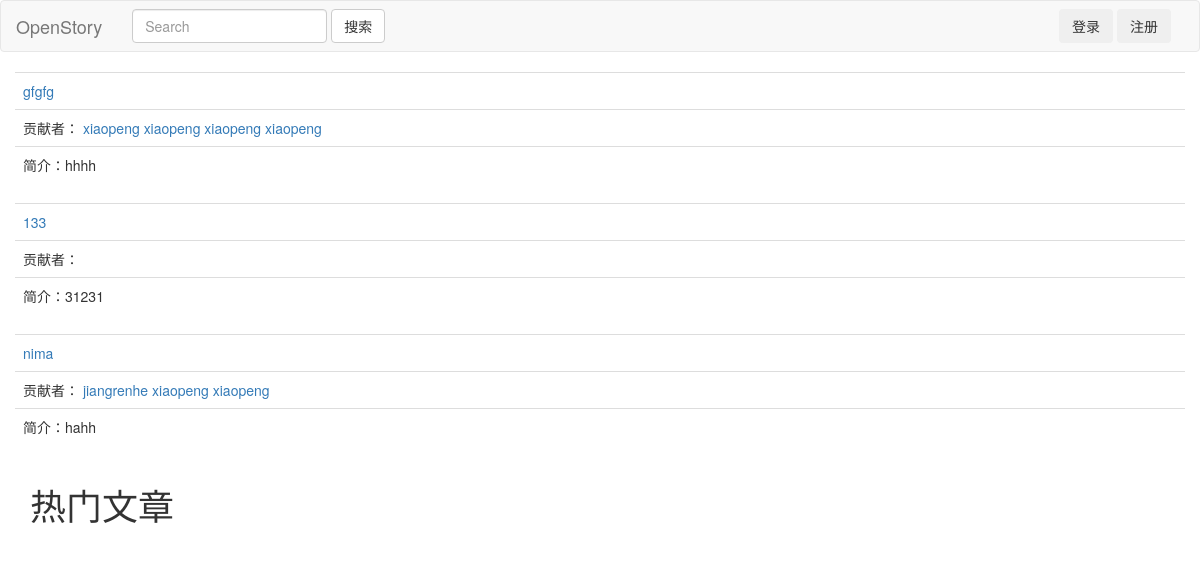
Before: / with the older database file.
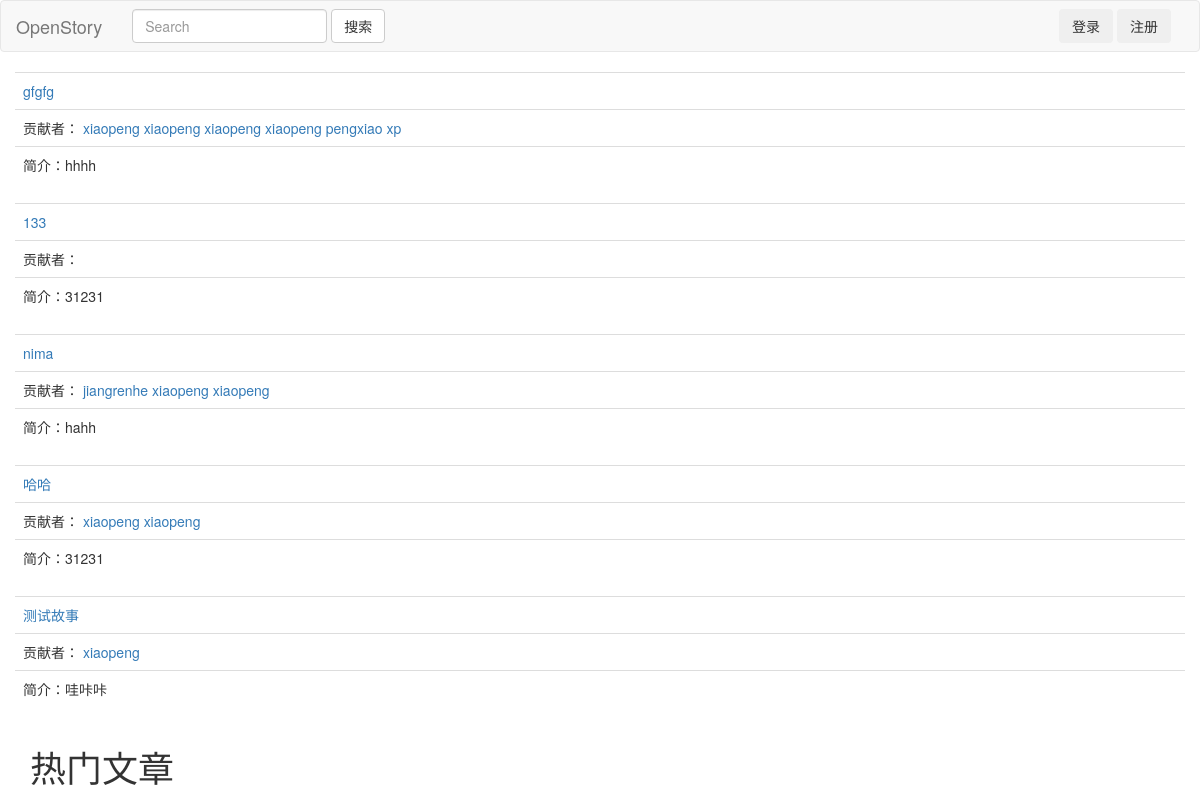
After: the same page with the newer database file.
### story/models.py (models this page shows)
class Story(models.Model):
    title = models.TextField(default='')
    brief = models.TextField(default='')
    owner = models.ForeignKey(User,default=None)

class Chapter(models.Model):
    subtitle = models.TextField(default='')
    content = models.TextField(default='')
    story = models.ForeignKey(Story, default=None)
    writter = models.ForeignKey(User, default=None)
    numb = models.TextField(default='')
    ifallow = models.TextField(default='no')

### author/views.py (the view)
# urls.py: url(r'^$', views.home_page, name="home"),
def home_page(request):
    stories = Story.objects.all()
    return render(request, 'home.html', { 'stories':stories, })

### author/templates/home.html
{% extends 'base.html' %}
{% block header %}<h1>热门文章</h1>{% endblock %}
{% block content %}
{% for story in stories %}
<table class='table'>
    <tr>
        <td><a href="{% url 'viewstory' story.id %}">{{ story.title }}</a></td>
    </tr>
    <tr>
        <td>贡献者： {% for chapter in story.chapter_set.all %}
            <a href="{% url 'author' chapter.writter.username %}">{{ chapter.writter.username }}</a> {% endfor %}
        </td>
    </tr>
    <tr>
        <td>简介：{{ story.brief }}</td>
    </tr>
</table>
{% endfor %}
{% endblock %}

Changed rows visible on the page:
added Chapter: writter.username "pengxiao", shown under Story "gfgfg"
added Chapter: writter.username "xp", shown under Story "gfgfg"
added Story: title "哈哈", brief "31231"
added Chapter: writter.username "xiaopeng", shown under "哈哈"
added Chapter: writter.username "xiaopeng", shown under "哈哈"
added Story: title "测试故事", brief "哇咔咔"
added Chapter: writter.username "xiaopeng", shown under "测试故事"
